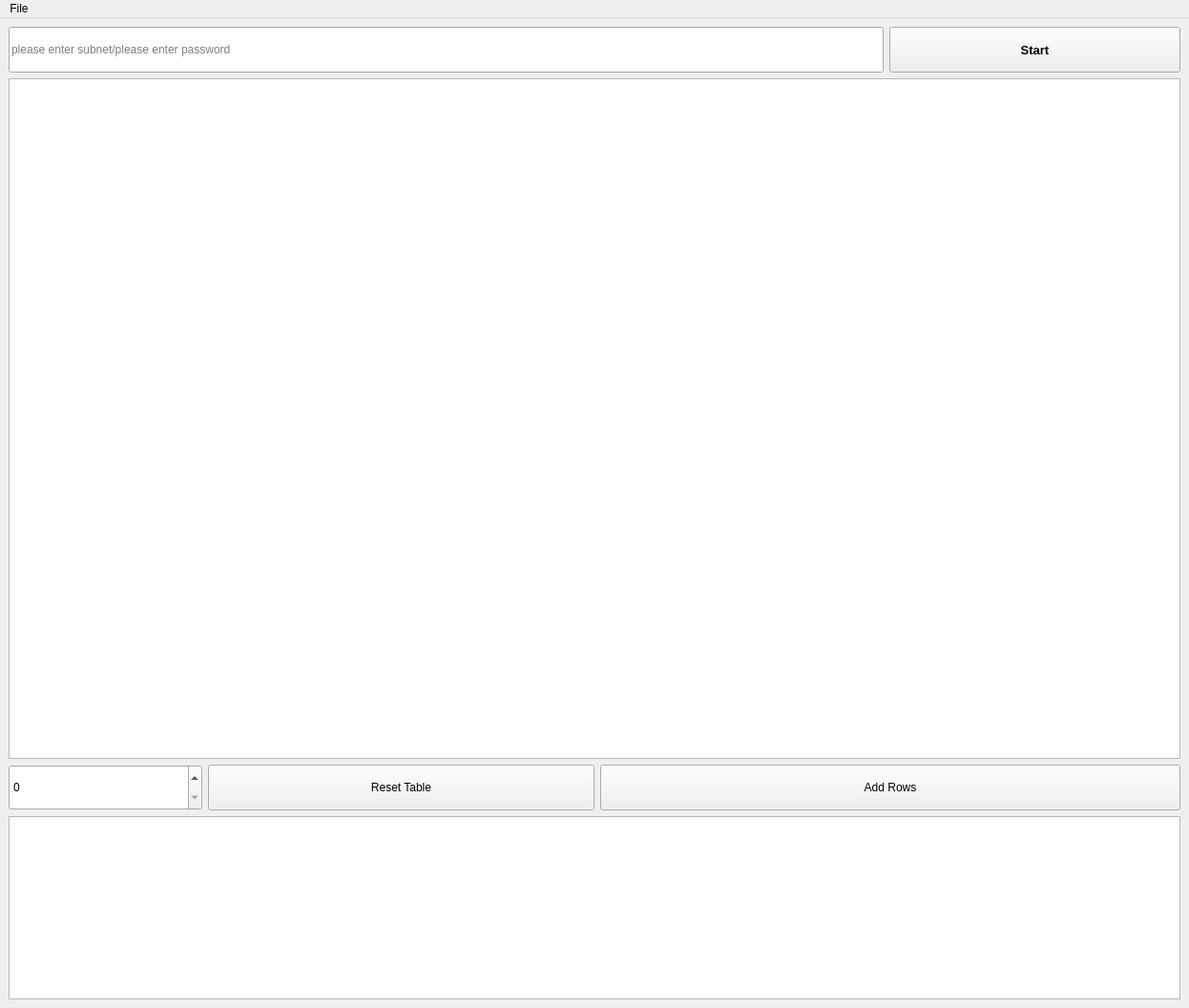
<?xml version="1.0" encoding="UTF-8"?>
<ui version="4.0">
 <class>MainWindow</class>
 <widget class="QMainWindow" name="MainWindow">
  <property name="geometry">
   <rect>
    <x>0</x>
    <y>0</y>
    <width>1246</width>
    <height>1056</height>
   </rect>
  </property>
  <property name="windowTitle">
   <string>Remote Configurator</string>
  </property>
  <property name="unifiedTitleAndToolBarOnMac">
   <bool>false</bool>
  </property>
  <widget class="QWidget" name="centralwidget">
   <layout class="QGridLayout" name="gridLayout" rowstretch="1,15,0,1,0,0">
    <item row="5" column="0">
     <widget class="QPlainTextEdit" name="log">
      <property name="readOnly">
       <bool>true</bool>
      </property>
     </widget>
    </item>
    <item row="0" column="0">
     <layout class="QHBoxLayout" name="horizontalLayout_2" stretch="3,1">
      <item>
       <layout class="QVBoxLayout" name="verticalLayout_7" stretch="0">
        <property name="spacing">
         <number>6</number>
        </property>
        <item>
         <widget class="QLineEdit" name="line_password">
          <property name="sizePolicy">
           <sizepolicy hsizetype="Expanding" vsizetype="Expanding">
            <horstretch>0</horstretch>
            <verstretch>0</verstretch>
           </sizepolicy>
          </property>
          <property name="echoMode">
           <enum>QLineEdit::Password</enum>
          </property>
          <property name="placeholderText">
           <string>please enter subnet/please enter password</string>
          </property>
         </widget>
        </item>
       </layout>
      </item>
      <item>
       <widget class="QToolButton" name="start">
        <property name="sizePolicy">
         <sizepolicy hsizetype="Preferred" vsizetype="Preferred">
          <horstretch>0</horstretch>
          <verstretch>0</verstretch>
         </sizepolicy>
        </property>
        <property name="maximumSize">
         <size>
          <width>16777215</width>
          <height>16777215</height>
         </size>
        </property>
        <property name="font">
         <font>
          <pointsize>10</pointsize>
          <weight>75</weight>
          <bold>true</bold>
         </font>
        </property>
        <property name="text">
         <string>Start</string>
        </property>
       </widget>
      </item>
     </layout>
    </item>
    <item row="1" column="0">
     <widget class="QTableView" name="table">
      <property name="frameShadow">
       <enum>QFrame::Sunken</enum>
      </property>
      <property name="editTriggers">
       <set>QAbstractItemView::AllEditTriggers</set>
      </property>
      <property name="alternatingRowColors">
       <bool>true</bool>
      </property>
      <property name="sortingEnabled">
       <bool>true</bool>
      </property>
      <attribute name="horizontalHeaderCascadingSectionResizes">
       <bool>true</bool>
      </attribute>
      <attribute name="horizontalHeaderDefaultSectionSize">
       <number>300</number>
      </attribute>
      <attribute name="horizontalHeaderStretchLastSection">
       <bool>true</bool>
      </attribute>
      <attribute name="verticalHeaderCascadingSectionResizes">
       <bool>true</bool>
      </attribute>
      <attribute name="verticalHeaderStretchLastSection">
       <bool>false</bool>
      </attribute>
     </widget>
    </item>
    <item row="3" column="0">
     <layout class="QHBoxLayout" name="horizontalLayout" stretch="1,2,3">
      <item>
       <widget class="QSpinBox" name="num_rows">
        <property name="sizePolicy">
         <sizepolicy hsizetype="Minimum" vsizetype="Expanding">
          <horstretch>0</horstretch>
          <verstretch>0</verstretch>
         </sizepolicy>
        </property>
        <property name="maximum">
         <number>1000</number>
        </property>
       </widget>
      </item>
      <item>
       <widget class="QToolButton" name="btn_reset_table">
        <property name="sizePolicy">
         <sizepolicy hsizetype="Expanding" vsizetype="Expanding">
          <horstretch>0</horstretch>
          <verstretch>0</verstretch>
         </sizepolicy>
        </property>
        <property name="text">
         <string>Reset Table</string>
        </property>
       </widget>
      </item>
      <item>
       <widget class="QToolButton" name="btn_add_row">
        <property name="sizePolicy">
         <sizepolicy hsizetype="Expanding" vsizetype="Expanding">
          <horstretch>0</horstretch>
          <verstretch>0</verstretch>
         </sizepolicy>
        </property>
        <property name="text">
         <string>Add Rows</string>
        </property>
       </widget>
      </item>
     </layout>
    </item>
   </layout>
  </widget>
  <widget class="QMenuBar" name="menubar">
   <property name="geometry">
    <rect>
     <x>0</x>
     <y>0</y>
     <width>1246</width>
     <height>21</height>
    </rect>
   </property>
   <widget class="QMenu" name="menuFile">
    <property name="title">
     <string>File</string>
    </property>
    <addaction name="actionImport"/>
   </widget>
   <addaction name="menuFile"/>
  </widget>
  <action name="actionImport">
   <property name="text">
    <string>Import</string>
   </property>
   <property name="shortcut">
    <string>Ctrl+F</string>
   </property>
  </action>
 </widget>
 <resources/>
 <connections/>
</ui>
